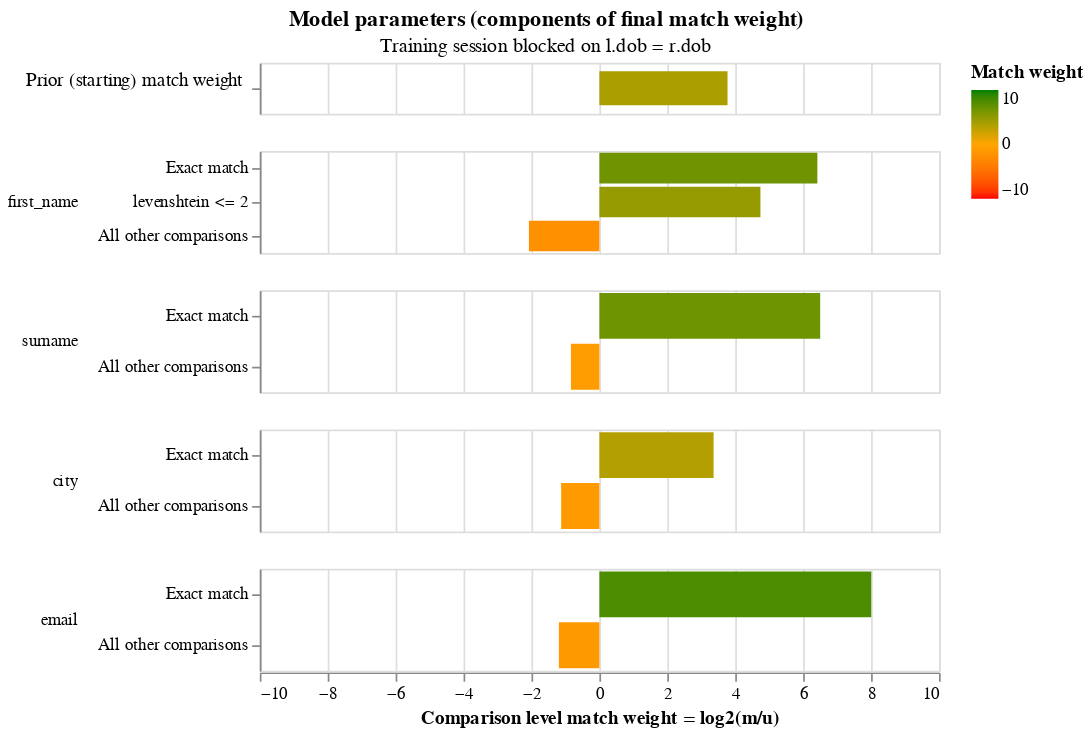

Source (notebook cell):
### Markdown cell above
In a second training session, we block on `dob`.  This allows us to estimate parameters for the `first_name ` and `surname` comparisons.

Between the two training sessions, we now have parameter estimates for all comparisons.

### Code cell
training_blocking_rule = "l.dob = r.dob"
training_session_dob = linker.estimate_parameters_using_expectation_maximisation(training_blocking_rule)
training_session_dob.match_weights_interactive_history_chart()

### Figure 1 — Vega-Lite specification as saved in the notebook (floating-point values rounded to 4 significant figures; data arrays with more than 128 entries replaced by an {"elided": "..."} marker saying what was removed)
{"$schema": "https://vega.github.io/schema/vega-lite/v5.2.json", "config": {"header": {"title": null}, "mark": {"tooltip": null}, "title": {"anchor": "middle"}, "view": {"height": 60, "width": 400}}, "data": {"values": {"elided": "230 records"}}, "params": [{"bind": {"input": "range", "max": 22, "min": 0, "step": 1}, "description": "Filter by the interation number", "name": "iteration_number", "value": 22}], "resolve": {"axis": {"y": "independent"}, "scale": {"y": "independent"}}, "selection": {"zoom_selector": {"bind": "scales", "encodings": ["x"], "type": "interval"}}, "title": {"subtitle": "Training session blocked on l.dob = r.dob", "text": "Model parameters (components of final match weight)"}, "transform": [{"filter": "(datum.iteration == iteration_number)"}], "vconcat": [{"encoding": {"color": {"field": "log2_bayes_factor", "scale": {"domain": [-10, 0, 10], "range": ["red", "orange", "green"]}, "title": "Match weight", "type": "quantitative"}, "tooltip": [{"field": "comparison_name", "title": "Comparison name", "type": "nominal"}, {"field": "probability_two_random_records_match", "format": ".4f", "title": "Probability two random records match", "type": "nominal"}, {"field": "log2_bayes_factor", "format": ",.4f", "title": "Equivalent match weight", "type": "quantitative"}, {"field": "bayes_factor_description", "title": "Match weight description", "type": "nominal"}], "x": {"axis": {"domain": false, "labels": false, "ticks": false, "title": ""}, "field": "log2_bayes_factor", "scale": {"domain": [-10, 10]}, "type": "quantitative"}, "y": {"axis": {"title": "Prior (starting) match weight", "titleAlign": "right", "titleAngle": 0, "titleFontWeight": "normal"}, "field": "label_for_charts", "sort": {"field": "comparison_vector_value", "order": "descending"}, "type": "nominal"}}, "height": 30, "mark": {"clip": true, "height": 20, "type": "bar"}, "selection": {"zoom_selector": {"bind": "scales", "encodings": ["x"], "type": "interval"}}, "transform": [{"filter": "(datum.comparison_name == 'probability_two_random_records_match')"}]}, {"encoding": {"color": {"field": "log2_bayes_factor", "scale": {"domain": [-10, 0, 10], "range": ["red", "orange", "green"]}, "title": "Match weight", "type": "quantitative"}, "row": {"field": "comparison_name", "header": {"labelAlign": "left", "labelAnchor": "middle", "labelAngle": 0}, "sort": {"field": "comparison_sort_order"}, "type": "nominal"}, "tooltip": [{"field": "comparison_name", "title": "Comparison name", "type": "nominal"}, {"field": "label_for_charts", "title": "Label", "type": "ordinal"}, {"field": "sql_condition", "title": "SQL condition", "type": "nominal"}, {"field": "m_probability", "format": ".4f", "title": "M probability", "type": "quantitative"}, {"field": "u_probability", "format": ".4f", "title": "U probability", "type": "quantitative"}, {"field": "bayes_factor", "format": ",.4f", "title": "Bayes factor = m/u", "type": "quantitative"}, {"field": "log2_bayes_factor", "format": ",.4f", "title": "Match weight = log2(m/u)", "type": "quantitative"}, {"field": "bayes_factor_description", "title": "Match weight description", "type": "nominal"}], "x": {"axis": {"title": "Comparison level match weight = log2(m/u)"}, "field": "log2_bayes_factor", "scale": {"domain": [-10, 10]}, "type": "quantitative"}, "y": {"axis": {"title": null}, "field": "label_for_charts", "sort": {"field": "comparison_vector_value", "order": "descending"}, "type": "nominal"}}, "mark": {"clip": true, "type": "bar"}, "resolve": {"axis": {"y": "independent"}, "scale": {"y": "independent"}}, "selection": {"zoom_selector": {"bind": "scales", "encodings": ["x"], "type": "interval"}}, "transform": [{"filter": "(datum.comparison_name != 'probability_two_random_records_match')"}]}]}
